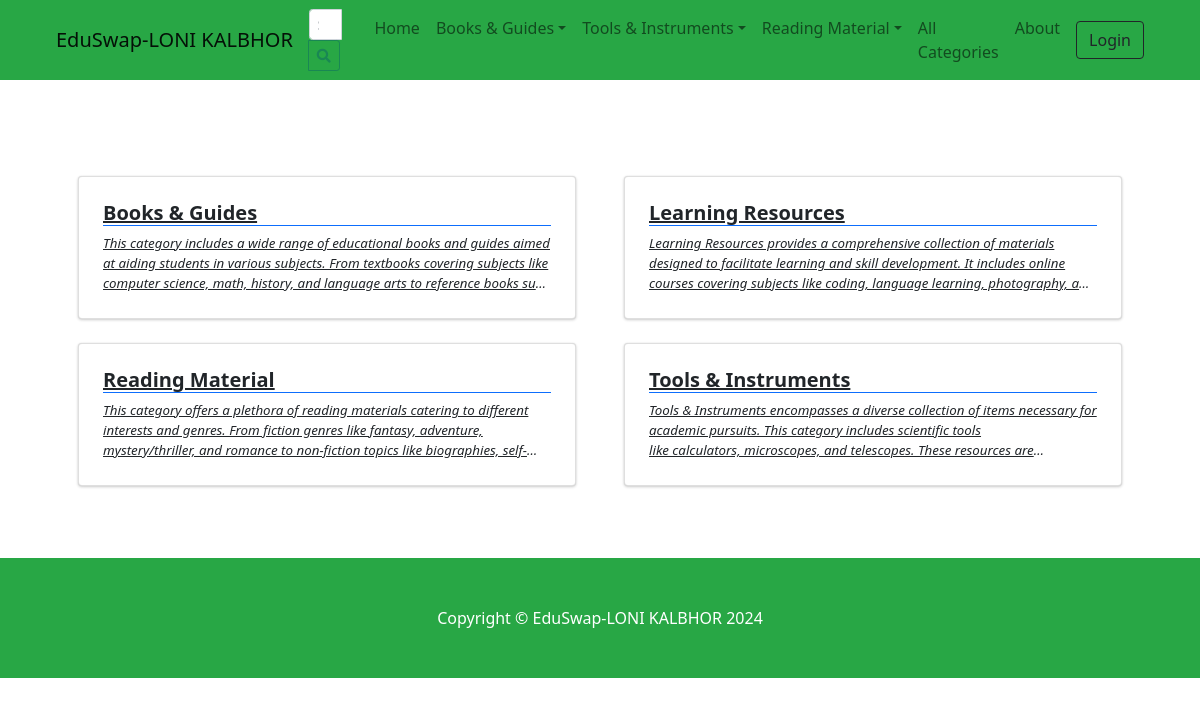
Page /?p=view_categories on the committed database.
### tables this page shows
CREATE TABLE `categories` (
  `id` int(30) NOT NULL,
  `category` varchar(250) NOT NULL,
  `description` text DEFAULT NULL,
  `status` tinyint(1) NOT NULL DEFAULT 1,
  `date_created` datetime NOT NULL DEFAULT current_timestamp()
);

### classes/DBConnection.php (called while the page is built, shortened)
<?php
class DBConnection{
    private $host = DB_SERVER;
    private $username = DB_USERNAME;
    private $password = DB_PASSWORD;
    private $database = DB_NAME;
    public $conn;
    public function __construct(){
        if (!isset($this->conn)) {
            $this->conn = new mysqli($this->host, $this->username, $this->password, $this->database);
        }
    }
}
?>

### inc/topBarNav.php (the view, shortened to what this page needs)
<nav class="navbar navbar-expand-lg navbar-light bg-green">
            <div class="container-fluid px-4 px-lg-5 ">
                <a class="navbar-brand" href="./">
                <?php echo $_settings->info('short_name') ?>
                </a>
                <form class="form-inline" id="search-form">
                  <div class="input-group">
                    <input class="form-control form-control-sm form " type="search" placeholder="Search" aria-label="Search" name="search"  value="<?php echo isset($_GET['search']) ? $_GET['search'] : "" ?>"  aria-describedby="button-addon2">
                    <div class="input-group-append">
                      <button class="btn btn-outline-success btn-sm m-0" type="submit" id="button-addon2"><i class="fa fa-search"></i></button>
                    </div>
                  </div>
                </form>
                <div class="collapse navbar-collapse" id="navbarSupportedContent">
                    <ul class="navbar-nav me-auto mb-2 mb-lg-0 ms-lg-4">
                        <li class="nav-item"><a class="nav-link" aria-current="page" href="./">Home</a></li>
                        <?php
                        $cat_qry = $conn->query("SELECT * FROM categories where status = 1  limit 3");
                        $count_cats =$conn->query("SELECT * FROM categories where status = 1 ")->num_rows;
                        while($crow = $cat_qry->fetch_assoc()):
                          $sub_qry = $conn->query("SELECT * FROM sub_categories where status = 1 and parent_id = '{$crow['id']}'");
                          if($sub_qry->num_rows <= 0):
                        ?>
                        <li class="nav-item"><a class="nav-link" aria-current="page" href="./?p=products&c=<?php echo md5($crow['id']) ?>"><?php echo $crow['category'] ?></a></li>
                        <?php else: ?>
                        <li class="nav-item dropdown">
                          <a class="nav-link dropdown-toggle" id="navbarDropdown<?php echo $crow['id'] ?>" href="#" role="button" data-toggle="dropdown" aria-expanded="false"><?php echo $crow['category'] ?></a></a>
                        </li>
                        <?php endif; ?>
                        <?php endwhile; ?>
                        <?php if($count_cats > 3): ?>
                        <li class="nav-item"><a class="nav-link" href="./?p=view_categories">All Categories</a></li>
                        <?php endif; ?>
                        <li class="nav-item"><a class="nav-link" href="./?p=about">About</a></li>
                    </ul>
                    <div class="d-flex align-items-center">
                      <?php if(!isset($_SESSION['userdata']['id'])): ?>
                        <button class="btn btn-outline-dark ml-2" id="login-btn" type="button">Login</button>
                        <?php endif; ?>
                    </div>
                </div>
            </div>
        </nav>

### inc/header.php (shortened to what this page needs)
<head>
    <link rel="stylesheet" href="<?php echo base_url ?>plugins/fontawesome-free/css/all.min.css">
    <link rel="stylesheet" href="<?php echo base_url ?>plugins/tempusdominus-bootstrap-4/css/tempusdominus-bootstrap-4.min.css">
  <link rel="stylesheet" href="<?php echo base_url ?>plugins/datatables-bs4/css/dataTables.bootstrap4.min.css">
  <link rel="stylesheet" href="<?php echo base_url ?>plugins/datatables-responsive/css/responsive.bootstrap4.min.css">
  <link rel="stylesheet" href="<?php echo base_url ?>plugins/datatables-buttons/css/buttons.bootstrap4.min.css">
  <link rel="stylesheet" href="<?php echo base_url ?>plugins/select2/css/select2.min.css">
  <link rel="stylesheet" href="<?php echo base_url ?>plugins/select2-bootstrap4-theme/select2-bootstrap4.min.css">
    <link rel="stylesheet" href="<?php echo base_url ?>plugins/icheck-bootstrap/icheck-bootstrap.min.css">
    <link rel="stylesheet" href="<?php echo base_url ?>plugins/jqvmap/jqvmap.min.css">
    <link rel="stylesheet" href="<?php echo base_url ?>dist/css/adminlte.css">
    <link rel="stylesheet" href="<?php echo base_url ?>dist/css/custom.css">
    <link rel="stylesheet" href="<?php echo base_url ?>assets/css/styles.css">
    <link rel="stylesheet" href="<?php echo base_url ?>plugins/overlayScrollbars/css/OverlayScrollbars.min.css">
    <link rel="stylesheet" href="<?php echo base_url ?>plugins/daterangepicker/daterangepicker.css">
    <link rel="stylesheet" href="<?php echo base_url ?>plugins/summernote/summernote-bs4.min.css">
  <link rel="stylesheet" href="<?php echo base_url ?>plugins/sweetalert2-theme-bootstrap-4/bootstrap-4.min.css">
  </head>

### view_categories.php (shortened to what this page needs)
<section class="py-5">
    <div class="container px-4 px-lg-5 mt-5">
        <div class="row gx-2 gx-lg-5 row-cols-1 row-cols-md-2 row-cols-xl-2 justify-content-center">
            <?php
                $categories = $conn->query("SELECT * FROM `categories` where status = 1 order by category asc ");
                while($row = $categories->fetch_assoc()):
                    foreach($row as $k=> $v){
                        $row[$k] = trim(stripslashes($v));
                    }
                    $row['description'] = strip_tags(stripslashes(html_entity_decode($row['description'])));
            ?>
            <div class="col mb-6 mb-2">
                <a href="./?p=products&c=<?php echo md5($row['id']) ?>" class="card category-item text-dark">
                    <div class="card-body p-4">
                        <div class="">
                            <h5 class="fw-bolder border-bottom border-primary"><?php echo $row['category'] ?></h5>
                        </div>
                        <p class="m-0 truncate"><?php echo $row['description'] ?></p>
                    </div>
                </a>
            </div>
            <?php endwhile; ?>
        </div>
    </div>
</section>

### inc/footer.php (shortened to what this page needs)
<footer class="py-5 bg-green">
            <div class="container">
              <p class="m-0 text-center text-white">Copyright &copy; <?php echo $_settings->info('short_name') ?> 2024</p>
          </div>
        </footer>

### rows in the picture
categories: category "Books & Guides", description "This category includes a wide range of educational books and guides aimed at aiding students in various subjects. From textbooks covering subjects like computer science, math, history, and language arts to reference books…"
categories: category "Tools & Instruments", description "Tools & Instruments encompasses a diverse collection of items necessary for academic pursuits. This category includes scientific tools like calculators, microscopes, and telescopes. These resources…"
categories: category "Reading Material", description "This category offers a plethora of reading materials catering to different interests and genres. From fiction genres like fantasy, adventure, mystery/thriller, and romance to non-fiction topics like…"
categories: category "Learning Resources", description "Learning Resources provides a comprehensive collection of materials designed to facilitate learning and skill development. It includes online courses covering subjects like coding, language learning, photography,…"

### other values in the picture
$_settings->info('short_name') "EduSwap-LONI KALBHOR"
